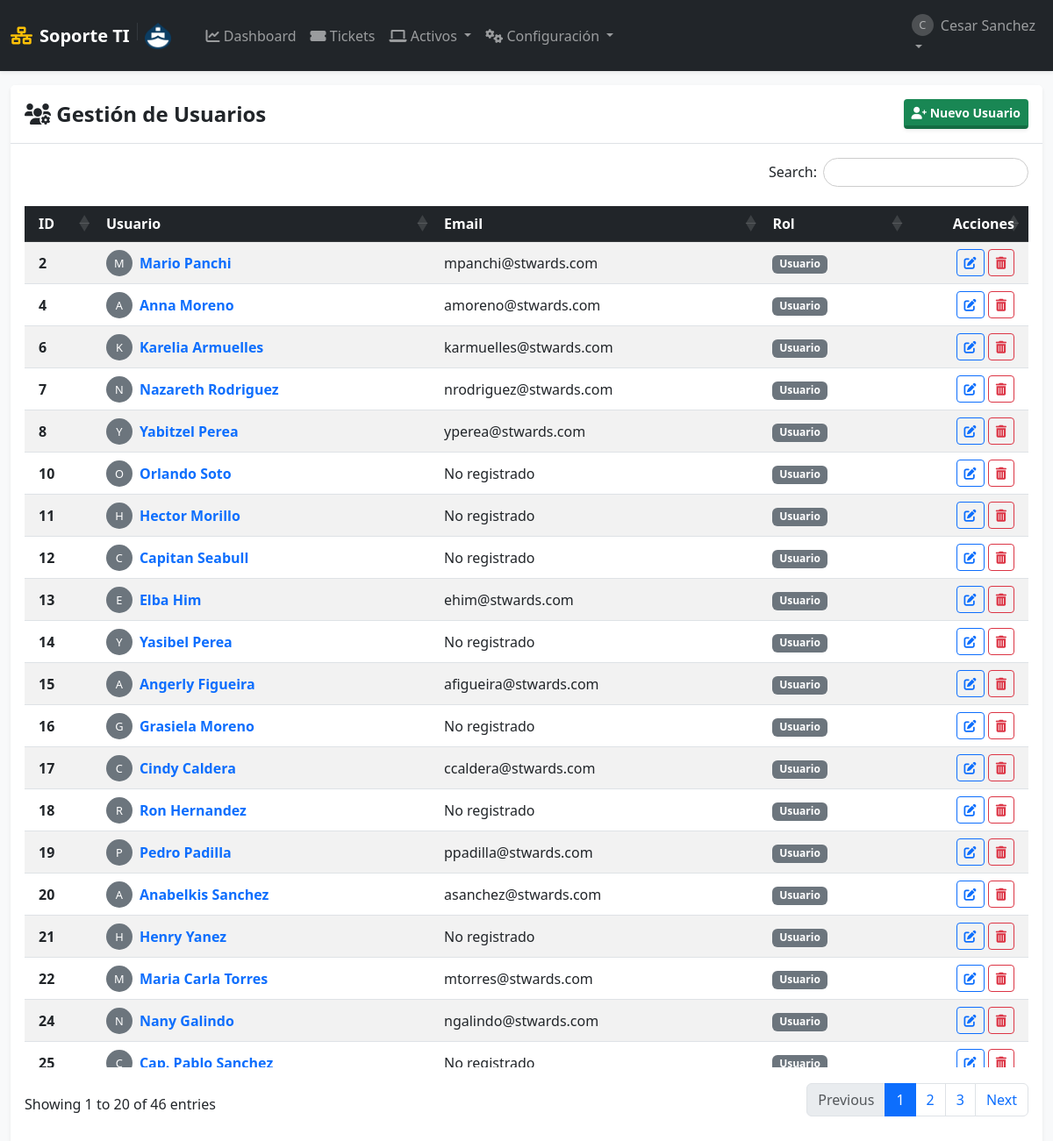
Before: /admin/usuarios (signed in) with the older database file.
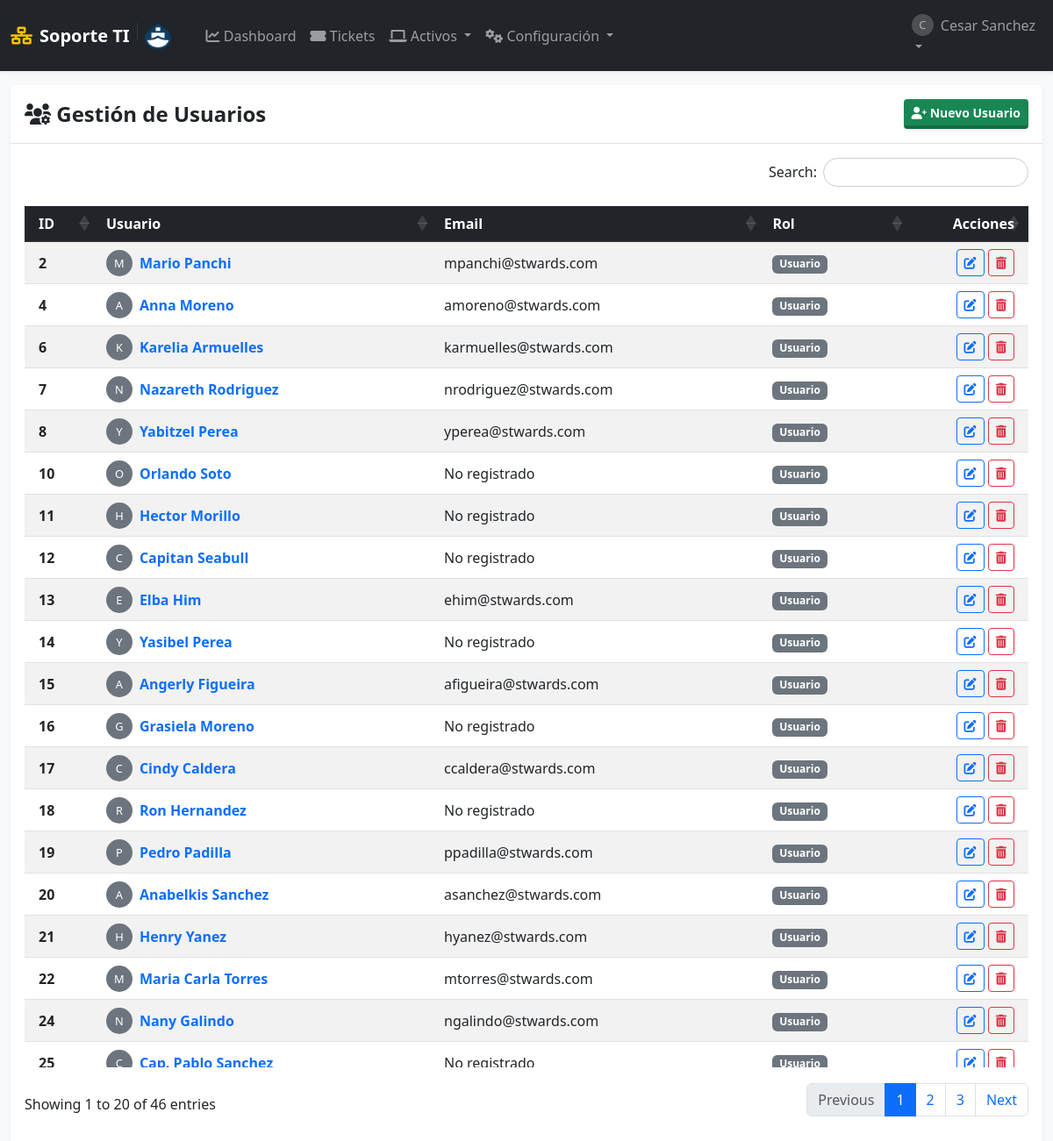
After: the same page with the newer database file.
### tables this page shows
CREATE TABLE usuarios (
            id INTEGER PRIMARY KEY AUTOINCREMENT,
            username TEXT UNIQUE NOT NULL,
            email TEXT UNIQUE,
            password_hash TEXT NOT NULL,
            role TEXT NOT NULL DEFAULT 'user' CHECK(role IN ('admin', 'user', 'tecnico')),
            departamento TEXT,
            fecha_creacion TIMESTAMP DEFAULT CURRENT_TIMESTAMP
        );

### app.py (the view)
@app.route('/admin/usuarios')
@admin_required
def admin_usuarios():
    return render_template('admin_usuarios.html', usuarios=get_db().execute("SELECT * FROM usuarios").fetchall())

### app.py (called while the page is built)
def get_db():
    if 'db' not in g:
        g.db = sqlite3.connect(app.config['DB_FILE'])
        g.db.row_factory = sqlite3.Row
        g.db.execute("PRAGMA foreign_keys = ON")
    return g.db

def admin_required(f):
    @wraps(f)
    def decorated_function(*args, **kwargs):
        if session.get('role') != 'admin':
            flash('Acceso denegado.', 'danger')
            return redirect(url_for('dashboard'))
        return f(*args, **kwargs)
    return decorated_function

### templates/admin_usuarios.html
{% extends "layout.html" %}
{% block content %}
<div class="card shadow-sm h-100 border-0">
    <div class="card-header bg-white py-3 border-bottom">
        <div class="row align-items-center">
            <div class="col-6">
                <h4 class="mb-0 text-dark fw-bold"><i class="fas fa-users-cog"></i> Gestión de Usuarios</h4>
            </div>
            <div class="col-6 text-end">
                <a href="{{ url_for('admin_crear_usuario') }}" class="btn btn-success btn-sm shadow-sm">
                    <i class="fas fa-user-plus"></i> Nuevo Usuario
                </a>
            </div>
        </div>
    </div>
    <div class="card-body p-3">
        <table class="table table-striped table-hover tabla-enterprise w-100 align-middle">
            <thead class="table-dark">
                <tr>
                    <th class="ps-3">ID</th>
                    <th>Usuario</th>
                    <th>Email</th>
                    <th>Rol</th>
                    <th class="text-end pe-3">Acciones</th>
                </tr>
            </thead>
            <tbody>
                {% for usuario in usuarios %}
                <tr>
                    <td class="ps-3 fw-bold">{{ usuario.id }}</td>
                    <td>
                        <div class="d-flex align-items-center">
                            <div class="avatar-circle bg-secondary text-white me-2" style="width: 30px; height: 30px; font-size: 0.8em; line-height: 30px; text-align: center; border-radius: 50%;">
                                {{ usuario.username[0].upper() }}
                            </div>
                            <span class="fw-bold text-primary">{{ usuario.username }}</span>
                        </div>
                    </td>
                    <td>{{ usuario.email or 'No registrado' }}</td>
                    <td>
                        {% if usuario.role == 'admin' %}
                            <span class="badge bg-danger">Administrador</span>
                        {% elif usuario.role == 'tecnico' %}
                            <span class="badge bg-info text-dark">Técnico</span>
                        {% else %}
                            <span class="badge bg-secondary">Usuario</span>
                        {% endif %}
                    </td>
                    <td class="text-end pe-3">
                        <a href="{{ url_for('admin_editar_usuario', user_id=usuario.id) }}" class="btn btn-sm btn-outline-primary" title="Editar">
                            <i class="fas fa-edit"></i>
                        </a>
                        {% if usuario.id != session['user_id'] %}
                        <form action="{{ url_for('admin_eliminar_usuario', user_id=usuario.id) }}" method="POST" class="d-inline" onsubmit="return confirm('¿Estás seguro de eliminar a {{ usuario.username }}? Esta acción es irreversible.');">
                            <button type="submit" class="btn btn-sm btn-outline-danger" title="Eliminar">
                                <i class="fas fa-trash-alt"></i>
                            </button>
                        </form>
                        {% endif %}
                    </td>
                </tr>
                {% endfor %}
            </tbody>
        </table>
    </div>
</div>
{% endblock %}

Changed rows visible on the page:
changed usuarios "Henry Yanez": email "No registrado" → "hyanez@stwards.com"
